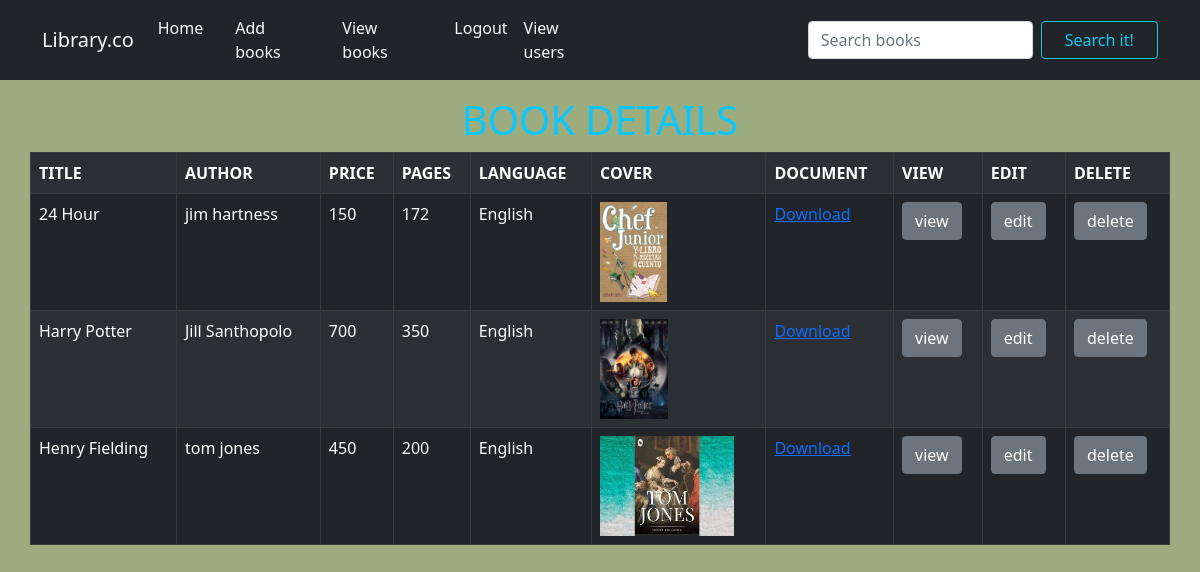
Screenshot of /view (signed in) with the database file from the repository.
### books/models.py (models this page shows, shortened)
class Book(models.Model):                                           #table definition
    title=models.CharField(max_length=20)
    author=models.CharField(max_length=20)
    pages=models.IntegerField()                                      #attributes or fields
    price=models.IntegerField()
    language=models.CharField(max_length=20)
    cover=models.ImageField(upload_to="images")
    pdf=models.FileField(upload_to="pdf")

### books/views.py (the view)
# urls.py: path('view',views.view_book,name="view"),
@login_required
def view_book(request):
    k = Book.objects.all()  #read all the records from table Book and assign it to k
    return render(request, 'view.html', {'book': k})

### templates/view.html
{% extends 'base.html' %}
{% load static %}
{% block content %}
<h1 class="mt-3 text-center " style="color:#0dc6ff;">BOOK DETAILS</h1>
<table class="container table table-bordered table-dark table-striped ">
    <tr>
        <th>TITLE</th>
        <th>AUTHOR</th>
        <th>PRICE</th>
        <th>PAGES</th>
        <th>LANGUAGE</th>
        <th>COVER</th>
        <th>DOCUMENT</th>
        <th>VIEW</th>
        <th>EDIT</th>
        <th>DELETE</th>
    </tr>
    {% for i in book %}
    <tr>
    <td >{{i.title}}</td>
    <td>{{i.author}}</td>
    <td>{{i.price}}</td>
    <td>{{i.pages}}</td>
    <td>{{i.language}}</td>
    <td><img src="{{i.cover.url}}" style="height:100px;"></td>
    <td><a href="{{i.pdf.url}}">Download</a></td>
    <td><a href="{% url 'books:detail' i.id %}" class="btn btn-secondary">view</a> </td>
    <td><a href="{% url 'books:edit' i.id %}" class="btn btn-secondary">edit</a> </td>
    <td><a href="{% url 'books:delete' i.id %}" class="btn btn-secondary">delete</a> </td>
    </tr>
    {% endfor %}
</table>
{% endblock %}

### templates/base.html (shortened to what this page needs)
<!DOCTYPE html>
<html lang="en">
{% load static %}
<head>
    <link href="https://cdn.jsdelivr.net/npm/bootstrap@5.0.2/dist/css/bootstrap.min.css" rel="stylesheet">
    <link rel="stylesheet" href="{% static 'css/style.css' %}">
</head>
<body>
<nav class="navbar navbar-expand-lg navbar-light bg-dark">
  <div class="container">
    <a class="navbar-brand text-light" href="{% url 'books:home' %}">Library.co</a>
    <div class="collapse navbar-collapse" id="navbarSupportedContent">
      <ul class="navbar-nav ms-auto mb-2 mb-lg-0">
        <li class="nav-item">
          <a class="nav-link active text-light  me-3" aria-current="page" href="{% url 'books:home' %}">Home</a>
        </li>
        {% if user.is_authenticated %}
        <li class="nav-item">
          <a class="nav-link text-light  me-3" href="{% url 'books:add' %}">Add books</a>
        </li>
         <li class="nav-item">
          <a class="nav-link text-light  me-3" href="{% url 'books:view' %}">View books</a>
        </li>
        <li class="nav-item">
          <a class="nav-link text-light  me-0" href="{% url 'users:logout' %}">Logout</a>
        </li>
        {% endif%}
          <li class="nav-item">
          <a class="nav-link text-light  me-0" href="{% url 'users:users' %}">View users</a>
        </li>
      </ul>
    <form method= "POST" class="d-flex" style="margin-left:200px;" action="{% url 'books:search' %}">
      <input class="form-control me-2" type="search" name="q" placeholder="Search books" aria-label="Search">
      <button class="btn btn-outline-info" type="submit" style="width: 50%;">Search it!</button>
    </form>
    </div>
  </div>
</nav>
{% block content %}
{% endblock %}
</body>
</html>

### static/css/style.css (style rules this page uses)
body { background-color:#9BAD7F; }

### rows the page displays
Book: title "24 Hour", author "jim hartness", price "150", pages "172", language "English", cover (picture)
Book: title "Harry Potter", author "Jill Santhopolo", price "700", pages "350", language "English", cover (picture)
Book: title "Henry Fielding", author "tom jones", price "450", pages "200", language "English", cover (picture)
